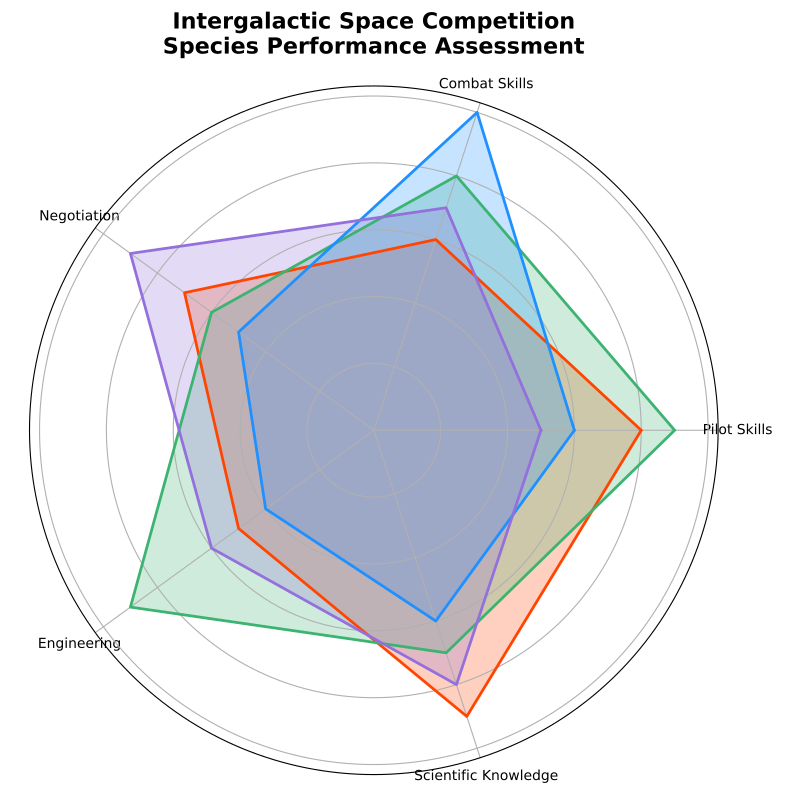

Generate this figure with Python:
import numpy as np
import matplotlib.pyplot as plt

skills = ['Pilot Skills', 'Combat Skills', 'Negotiation', 'Engineering', 'Scientific Knowledge']
species = ['Humanoids', 'Cyborgs', 'Xenomorphs', 'Avians']

performance = np.array([
    [8, 6, 7, 5, 9],  # Humanoids
    [9, 8, 6, 9, 7],  # Cyborgs
    [6, 10, 5, 4, 6], # Xenomorphs
    [5, 7, 9, 6, 8]   # Avians
])

num_skills = len(skills)

def create_radar_chart(title, labels, data, categories):
    angles = np.linspace(0, 2 * np.pi, num_skills, endpoint=False).tolist()
    angles += angles[:1]

    data = np.concatenate((data, data[:, [0]]), axis=1)

    fig, ax = plt.subplots(figsize=(8, 8), subplot_kw=dict(polar=True))

    colors = ['#FF4500', '#3CB371', '#1E90FF', '#9370DB']
    for idx, (d, color) in enumerate(zip(data, colors)):
        ax.fill(angles, d, color=color, alpha=0.25)
        ax.plot(angles, d, color=color, linewidth=2)

    ax.set_yticklabels([])
    ax.set_xticks(angles[:-1])
    ax.set_xticklabels(labels, fontsize=10)

    plt.title(title, size=16, fontweight='bold', pad=20, va='bottom')

    plt.tight_layout()
    plt.show()

create_radar_chart(
    "Intergalactic Space Competition\nSpecies Performance Assessment",
    skills, performance, species
)
